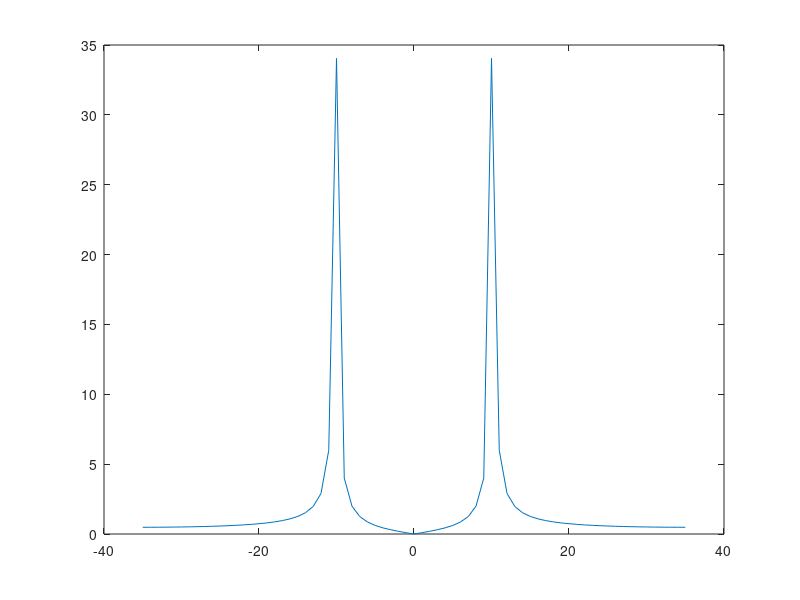

Reproduce this figure in MATLAB.
Fs = 70;              %>2Fc      
dt = 1/Fs;                                
t = (0:dt:1)';     
Fc = 10;                     
x = sin(2*pi*Fc*t);
len = length(x);
f = linspace(-Fs/2,Fs/2,len);
plot(f,fftshift(abs(fft(x))));
